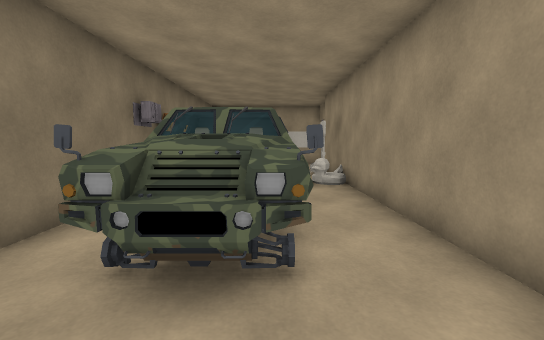
view 1 (above)

16 first-person views from a walk through a 3-D level made in the Unity game engine. The camera is 1.4 m above the floor, tilts 6° down and sees 90° across. The floor is counted in squares, 1 m on a side. Each view is taken from the middle of a square. On the plan, view 1 faces up. The plan holds only what a view shows up to about 13 squares ahead; the rest is blank. The player is left out. Some surface patterns are stand-ins.

view 2
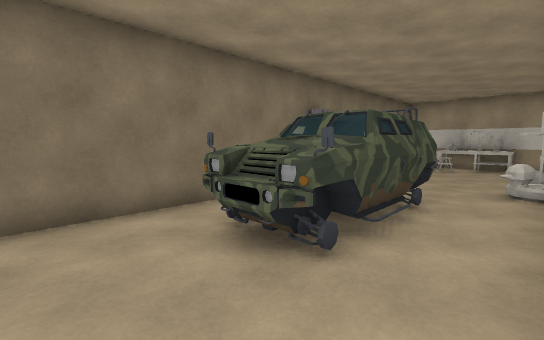

view 3
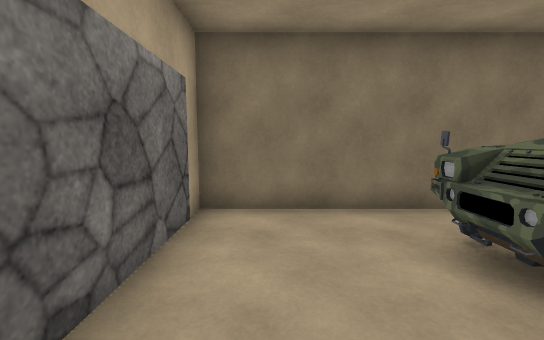

view 4
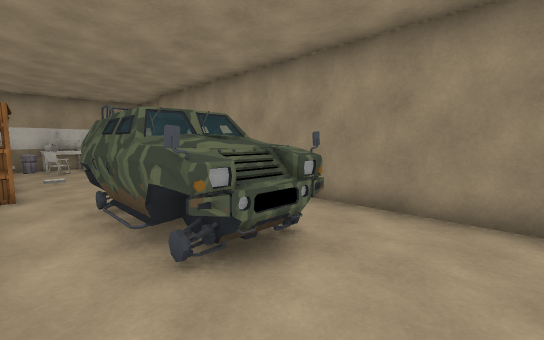

view 5
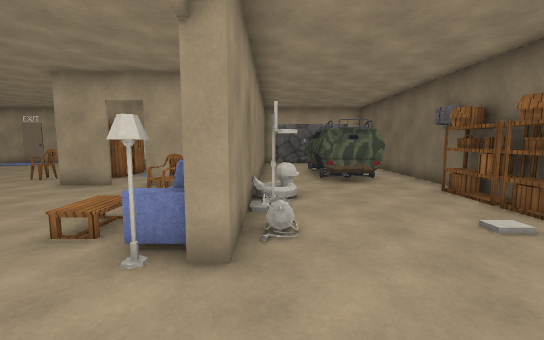

view 6
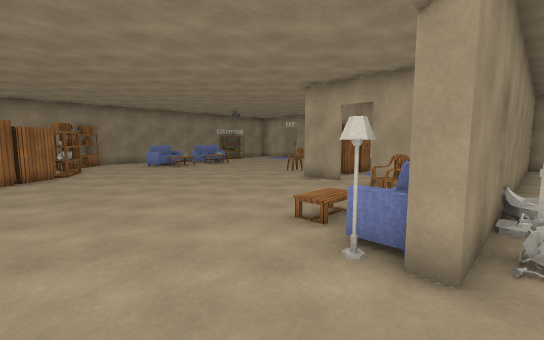

view 7
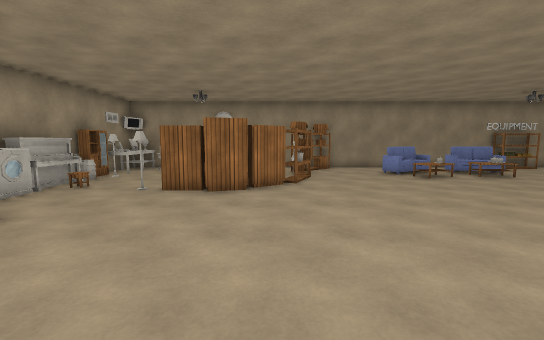

view 8
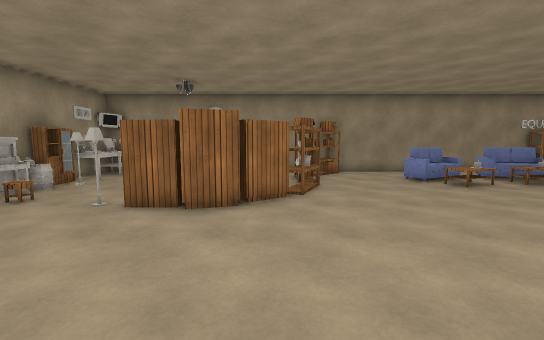

view 9
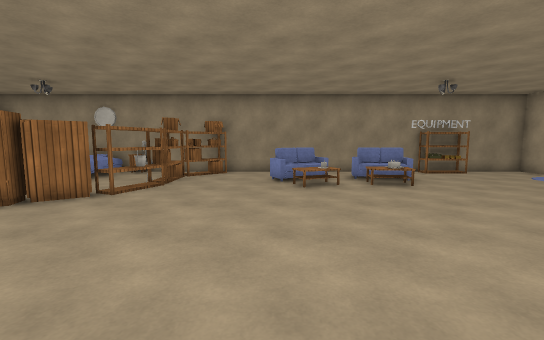

view 10
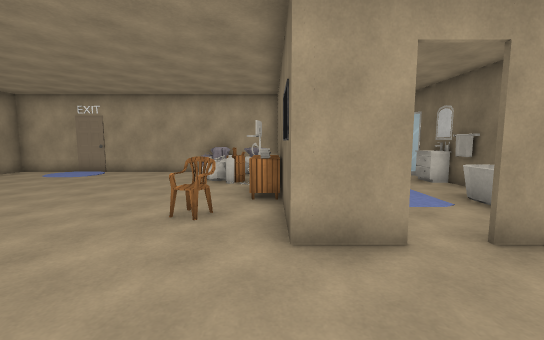

view 11
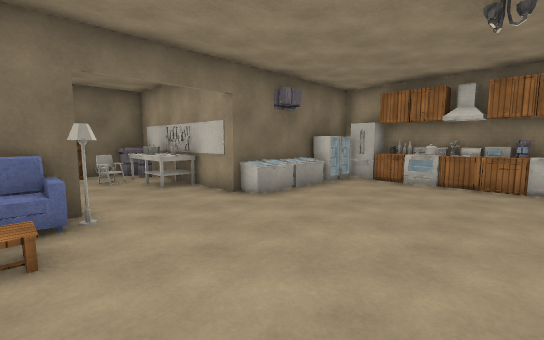

view 12
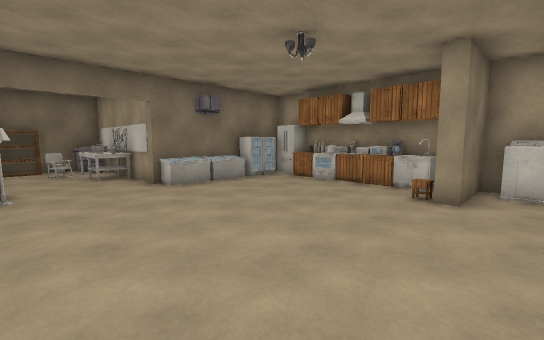

view 13
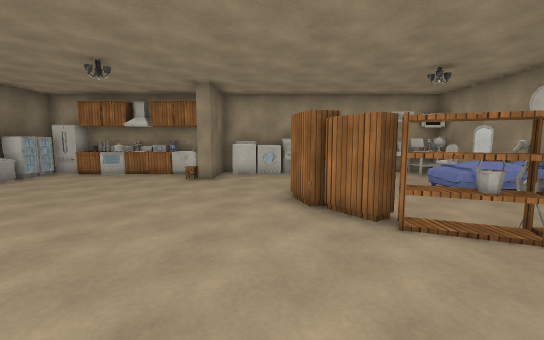

view 14
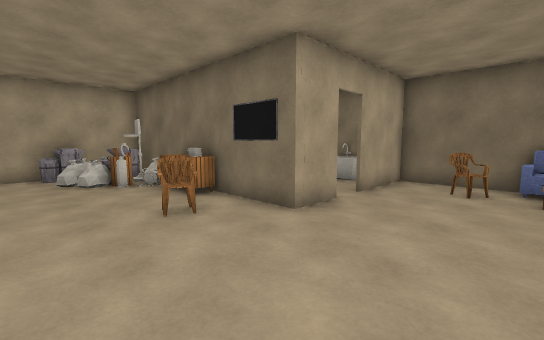

view 15
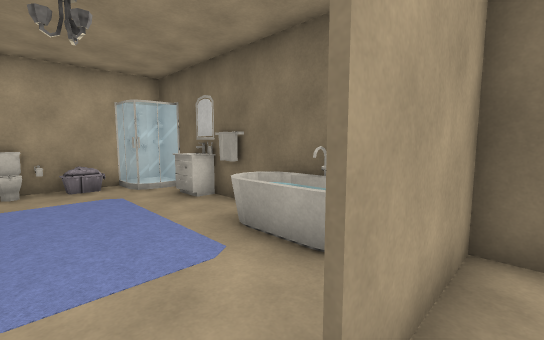

view 16
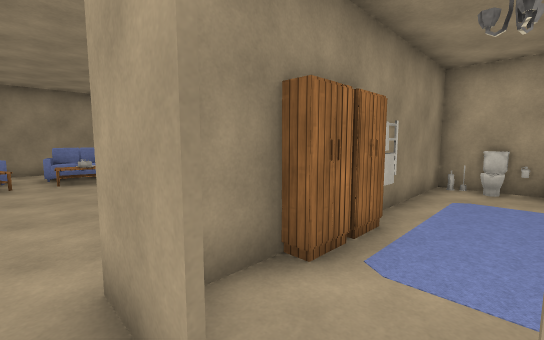

### Floor plan
Ten units are one square. View 1 is at (0, 0); x grows to the right and y downward. Boxes are objects, and circles mark ways between rooms. Rooms are numbered by the first view taken in them; rooms with no view inside come last. Other rooms are left out.
<svg viewBox="-41 -230 251 250">
<path fill="none" stroke="#000" d="M25 -34 25 -56M30 -6 30 1M30 -56 30 -35M43 15 82 15 82 -25M82 -55 82 -68M-36 -75 -36 15 25 15 25 -6M71 -74 87 -74 87 -45M26 -165 -36 -165 -36 -130M25 -76 25 -130 30 -130 30 -74 60 -74M30 -185 30 -174M98 -225 30 -225 30 -214M87 -6 87 15 205 15 205 -225 182 -225M166 -225 108 -225 108 -199 102 -199M167 15 174 14M-36 -105 -36 -75M25 -56 25 -76"/>
<rect x="-25" y="-75" width="30" height="60" fill="#bbb"><title>other object</title></rect>
<rect x="25" y="-15" width="10" height="10" fill="#bbb"><title>other object</title></rect>
<rect x="25" y="-25" width="10" height="10" fill="#bbb"><title>other object</title></rect>
<rect x="25" y="-35" width="10" height="10" fill="#bbb"><title>other object</title></rect>
<rect x="25" y="-65" width="20" height="30" fill="#bbb"><title>other object</title></rect>
<rect x="35" y="-5" width="10" height="20" fill="#bbb"><title>other object</title></rect>
<rect x="35" y="-25" width="10" height="20" fill="#bbb"><title>other object</title></rect>
<rect x="45" y="-55" width="30" height="50" fill="#bbb"><title>rug</title></rect>
<rect x="55" y="5" width="10" height="10" fill="#bbb"><title>other object</title></rect>
<rect x="65" y="5" width="10" height="10" fill="#bbb"><title>other object</title></rect>
<rect x="75" y="5" width="10" height="10" fill="#bbb"><title>other object</title></rect>
<rect x="75" y="-45" width="10" height="10" fill="#bbb"><title>other object</title></rect>
<rect x="75" y="-55" width="10" height="10" fill="#bbb"><title>other object</title></rect>
<rect x="-35" y="-95" width="10" height="20" fill="#bbb"><title>shelf</title></rect>
<rect x="-35" y="-115" width="10" height="20" fill="#bbb"><title>shelf</title></rect>
<rect x="-35" y="-145" width="10" height="30" fill="#bbb"><title>shelf</title></rect>
<rect x="-35" y="-165" width="10" height="20" fill="#bbb"><title>bin</title></rect>
<rect x="-25" y="-155" width="10" height="10" fill="#bbb"><title>other object</title></rect>
<rect x="-25" y="-165" width="10" height="10" fill="#bbb"><title>bin</title></rect>
<rect x="-15" y="-155" width="10" height="10" fill="#bbb"><title>other object</title></rect>
<rect x="-15" y="-165" width="10" height="10" fill="#bbb"><title>other object</title></rect>
<rect x="-5" y="-155" width="10" height="10" fill="#bbb"><title>other object</title></rect>
<rect x="5" y="-95" width="10" height="10" fill="#bbb"><title>other object</title></rect>
<rect x="5" y="-155" width="10" height="10" fill="#bbb"><title>other object</title></rect>
<rect x="5" y="-165" width="10" height="10" fill="#bbb"><title>other object</title></rect>
<rect x="15" y="-115" width="10" height="20" fill="#bbb"><title>other object</title></rect>
<rect x="25" y="-125" width="20" height="20" fill="#bbb"><title>sofa</title></rect>
<rect x="25" y="-185" width="20" height="20" fill="#bbb"><title>other object</title></rect>
<rect x="25" y="-195" width="20" height="10" fill="#bbb"><title>other object</title></rect>
<rect x="25" y="-205" width="20" height="10" fill="#bbb"><title>fridge</title></rect>
<rect x="25" y="-215" width="20" height="10" fill="#bbb"><title>fridge</title></rect>
<rect x="35" y="-105" width="20" height="20" fill="#bbb"><title>chair</title></rect>
<rect x="35" y="-135" width="10" height="10" fill="#bbb"><title>other object</title></rect>
<rect x="35" y="-225" width="10" height="10" fill="#bbb"><title>fridge</title></rect>
<rect x="45" y="-225" width="10" height="10" fill="#bbb"><title>counter</title></rect>
<rect x="55" y="-225" width="20" height="10" fill="#bbb"><title>other object</title></rect>
<rect x="75" y="-35" width="10" height="10" fill="#bbb"><title>other object</title></rect>
<rect x="75" y="-225" width="10" height="10" fill="#bbb"><title>other object</title></rect>
<rect x="85" y="-15" width="10" height="10" fill="#bbb"><title>other object</title></rect>
<rect x="85" y="-45" width="10" height="20" fill="#bbb"><title>other object</title></rect>
<rect x="85" y="-225" width="10" height="10" fill="#bbb"><title>other object</title></rect>
<rect x="95" y="-5" width="10" height="20" fill="#bbb"><title>bin</title></rect>
<rect x="95" y="-15" width="10" height="10" fill="#bbb"><title>other object</title></rect>
<rect x="95" y="-25" width="10" height="10" fill="#bbb"><title>other object</title></rect>
<rect x="95" y="-65" width="20" height="10" fill="#bbb"><title>chair</title></rect>
<rect x="95" y="-225" width="10" height="10" fill="#bbb"><title>other object</title></rect>
<rect x="105" y="5" width="10" height="10" fill="#bbb"><title>bin</title></rect>
<rect x="105" y="-15" width="10" height="10" fill="#bbb"><title>other object</title></rect>
<rect x="115" y="5" width="10" height="10" fill="#bbb"><title>bin</title></rect>
<rect x="115" y="-225" width="20" height="10" fill="#bbb"><title>washer</title></rect>
<rect x="135" y="-155" width="20" height="10" fill="#bbb"><title>other object</title></rect>
<rect x="135" y="-165" width="10" height="10" fill="#bbb"><title>other object</title></rect>
<rect x="135" y="-185" width="10" height="20" fill="#bbb"><title>shelf</title></rect>
<rect x="135" y="-195" width="10" height="10" fill="#bbb"><title>other object</title></rect>
<rect x="135" y="-225" width="20" height="10" fill="#bbb"><title>piano</title></rect>
<rect x="145" y="-145" width="20" height="10" fill="#bbb"><title>shelf</title></rect>
<rect x="155" y="-225" width="30" height="10" fill="#bbb"><title>shelf</title></rect>
<rect x="165" y="-65" width="10" height="10" fill="#bbb"><title>other object</title></rect>
<rect x="165" y="-145" width="30" height="10" fill="#bbb"><title>shelf</title></rect>
<rect x="165" y="-215" width="10" height="10" fill="#bbb"><title>other object</title></rect>
<rect x="175" y="-75" width="20" height="30" fill="#bbb"><title>sofa</title></rect>
<rect x="175" y="-105" width="20" height="30" fill="#bbb"><title>sofa</title></rect>
<rect x="175" y="-185" width="30" height="20" fill="#bbb"><title>bed</title></rect>
<rect x="175" y="-215" width="10" height="10" fill="#bbb"><title>other object</title></rect>
<rect x="185" y="-135" width="20" height="20" fill="#bbb"><title>shelf</title></rect>
<rect x="185" y="-215" width="10" height="10" fill="#bbb"><title>other object</title></rect>
<rect x="185" y="-225" width="10" height="10" fill="#bbb"><title>other object</title></rect>
<rect x="195" y="-35" width="10" height="20" fill="#bbb"><title>shelf</title></rect>
<rect x="195" y="-165" width="10" height="10" fill="#bbb"><title>other object</title></rect>
<rect x="195" y="-195" width="10" height="10" fill="#bbb"><title>other object</title></rect>
<rect x="195" y="-205" width="10" height="10" fill="#bbb"><title>other object</title></rect>
<rect x="195" y="-215" width="10" height="10" fill="#bbb"><title>other object</title></rect>
<rect x="195" y="-225" width="10" height="10" fill="#bbb"><title>other object</title></rect>
<circle cx="-30" cy="-70" r="3" fill="#2a7"/>
<circle cx="65" cy="-70" r="3" fill="#2a7"/>
<circle cx="15" cy="-45" r="3" fill="#2a7"/>
<circle cx="15" cy="-70" r="3" fill="#2a7"/>
<text x="20" y="-20">1</text>
<text x="110" y="-120">2</text>
<text x="10" y="-70">3</text>
</svg>
Room 1 opens to room 2. Room 1 opens to room 3. Room 2 opens to room 3.

Where each view was taken, in squares from view 1:
view 1: 0 up, 0 right, facing up
view 2: 0 up, 2 right, facing up-left
view 3: 0 up, 2 right, facing left
view 4: 0 up, 3 left, facing up-right
view 5: 16 up, 2 right, facing down
view 6: 16 up, 2 right, facing down-right
view 7: 15 up, 6 right, facing right
view 8: 15 up, 8 right, facing right
view 9: 10 up, 8 right, facing right
view 10: 11 up, 9 right, facing down
view 11: 12 up, 9 right, facing up-left
view 12: 13 up, 12 right, facing up-left
view 13: 10 up, 13 right, facing up
view 14: 11 up, 13 right, facing down-left
view 15: 8 up, 7 right, facing down-left
view 16: 8 up, 6 right, facing down-right
